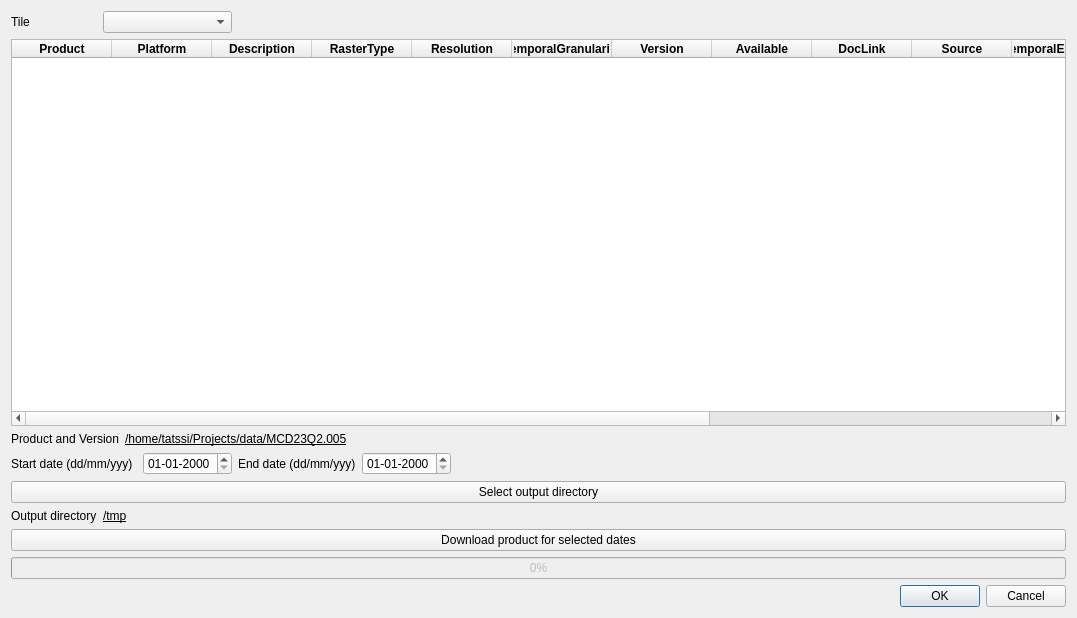
<?xml version="1.0" encoding="UTF-8"?>
<ui version="4.0">
 <class>Downloaders</class>
 <widget class="QDialog" name="Downloaders">
  <property name="geometry">
   <rect>
    <x>0</x>
    <y>0</y>
    <width>1077</width>
    <height>618</height>
   </rect>
  </property>
  <property name="windowTitle">
   <string>Downloaders</string>
  </property>
  <layout class="QGridLayout" name="gridLayout">
   <item row="4" column="0" colspan="3">
    <widget class="QLabel" name="label_2">
     <property name="text">
      <string>Start date (dd/mm/yyy)</string>
     </property>
    </widget>
   </item>
   <item row="0" column="1" colspan="3">
    <widget class="QComboBox" name="tiles"/>
   </item>
   <item row="9" column="6">
    <widget class="QDialogButtonBox" name="buttonBox">
     <property name="orientation">
      <enum>Qt::Horizontal</enum>
     </property>
     <property name="standardButtons">
      <set>QDialogButtonBox::Cancel|QDialogButtonBox::Ok</set>
     </property>
    </widget>
   </item>
   <item row="0" column="0">
    <widget class="QLabel" name="label">
     <property name="text">
      <string>Tile</string>
     </property>
    </widget>
   </item>
   <item row="4" column="4">
    <widget class="QLabel" name="label_3">
     <property name="text">
      <string>End date (dd/mm/yyy)</string>
     </property>
    </widget>
   </item>
   <item row="5" column="0" colspan="7">
    <widget class="QPushButton" name="pbOutputDirectory">
     <property name="text">
      <string>Select output directory</string>
     </property>
    </widget>
   </item>
   <item row="4" column="3">
    <widget class="QDateEdit" name="start_date">
     <property name="displayFormat">
      <string notr="true">dd-MM-yyyy</string>
     </property>
    </widget>
   </item>
   <item row="6" column="1" colspan="6">
    <widget class="QLabel" name="lblOutputDirectory">
     <property name="font">
      <font>
       <underline>true</underline>
      </font>
     </property>
     <property name="text">
      <string>/tmp</string>
     </property>
    </widget>
   </item>
   <item row="7" column="0" colspan="7">
    <widget class="QPushButton" name="pbDownload">
     <property name="text">
      <string>Download product for selected dates</string>
     </property>
    </widget>
   </item>
   <item row="6" column="0">
    <widget class="QLabel" name="label_4">
     <property name="text">
      <string>Output directory</string>
     </property>
    </widget>
   </item>
   <item row="4" column="5">
    <widget class="QDateEdit" name="end_date">
     <property name="displayFormat">
      <string notr="true">dd-MM-yyyy</string>
     </property>
    </widget>
   </item>
   <item row="2" column="2" colspan="5">
    <widget class="QLabel" name="lblProductVersion">
     <property name="font">
      <font>
       <underline>true</underline>
      </font>
     </property>
     <property name="text">
      <string>/home/tatssi/Projects/data/MCD23Q2.005</string>
     </property>
    </widget>
   </item>
   <item row="2" column="0" colspan="2">
    <widget class="QLabel" name="label_1">
     <property name="text">
      <string>Product and Version</string>
     </property>
    </widget>
   </item>
   <item row="1" column="0" colspan="7">
    <widget class="QTableWidget" name="tvProducts">
     <property name="selectionBehavior">
      <enum>QAbstractItemView::SelectRows</enum>
     </property>
     <column>
      <property name="text">
       <string>Product</string>
      </property>
      <property name="font">
       <font>
        <weight>75</weight>
        <bold>true</bold>
       </font>
      </property>
     </column>
     <column>
      <property name="text">
       <string>Platform</string>
      </property>
      <property name="font">
       <font>
        <weight>75</weight>
        <bold>true</bold>
       </font>
      </property>
     </column>
     <column>
      <property name="text">
       <string>Description</string>
      </property>
      <property name="font">
       <font>
        <weight>75</weight>
        <bold>true</bold>
       </font>
      </property>
     </column>
     <column>
      <property name="text">
       <string>RasterType</string>
      </property>
      <property name="font">
       <font>
        <weight>75</weight>
        <bold>true</bold>
       </font>
      </property>
     </column>
     <column>
      <property name="text">
       <string>Resolution</string>
      </property>
      <property name="font">
       <font>
        <weight>75</weight>
        <bold>true</bold>
       </font>
      </property>
     </column>
     <column>
      <property name="text">
       <string>TemporalGranularity</string>
      </property>
      <property name="font">
       <font>
        <weight>75</weight>
        <bold>true</bold>
       </font>
      </property>
     </column>
     <column>
      <property name="text">
       <string>Version</string>
      </property>
      <property name="font">
       <font>
        <weight>75</weight>
        <bold>true</bold>
       </font>
      </property>
     </column>
     <column>
      <property name="text">
       <string>Available</string>
      </property>
      <property name="font">
       <font>
        <weight>75</weight>
        <bold>true</bold>
       </font>
      </property>
     </column>
     <column>
      <property name="text">
       <string>DocLink</string>
      </property>
      <property name="font">
       <font>
        <weight>75</weight>
        <bold>true</bold>
       </font>
      </property>
     </column>
     <column>
      <property name="text">
       <string>Source</string>
      </property>
      <property name="font">
       <font>
        <weight>75</weight>
        <bold>true</bold>
       </font>
      </property>
     </column>
     <column>
      <property name="text">
       <string>TemporalExtentStart</string>
      </property>
      <property name="font">
       <font>
        <weight>75</weight>
        <bold>true</bold>
       </font>
      </property>
     </column>
     <column>
      <property name="text">
       <string>TemporalExtentEnd</string>
      </property>
      <property name="font">
       <font>
        <weight>75</weight>
        <bold>true</bold>
       </font>
      </property>
     </column>
     <column>
      <property name="text">
       <string>Deleted</string>
      </property>
      <property name="font">
       <font>
        <weight>75</weight>
        <bold>true</bold>
       </font>
      </property>
     </column>
     <column>
      <property name="text">
       <string>DOI</string>
      </property>
      <property name="font">
       <font>
        <weight>75</weight>
        <bold>true</bold>
       </font>
      </property>
     </column>
     <column>
      <property name="text">
       <string>ProductAndVersion</string>
      </property>
      <property name="font">
       <font>
        <weight>75</weight>
        <bold>true</bold>
       </font>
      </property>
     </column>
    </widget>
   </item>
   <item row="8" column="0" colspan="7">
    <widget class="QProgressBar" name="progressBar">
     <property name="enabled">
      <bool>false</bool>
     </property>
     <property name="sizePolicy">
      <sizepolicy hsizetype="Expanding" vsizetype="Minimum">
       <horstretch>0</horstretch>
       <verstretch>0</verstretch>
      </sizepolicy>
     </property>
     <property name="value">
      <number>0</number>
     </property>
    </widget>
   </item>
  </layout>
 </widget>
 <resources/>
 <connections>
  <connection>
   <sender>buttonBox</sender>
   <signal>accepted()</signal>
   <receiver>Downloaders</receiver>
   <slot>accept()</slot>
   <hints>
    <hint type="sourcelabel">
     <x>248</x>
     <y>254</y>
    </hint>
    <hint type="destinationlabel">
     <x>157</x>
     <y>274</y>
    </hint>
   </hints>
  </connection>
  <connection>
   <sender>buttonBox</sender>
   <signal>rejected()</signal>
   <receiver>Downloaders</receiver>
   <slot>reject()</slot>
   <hints>
    <hint type="sourcelabel">
     <x>316</x>
     <y>260</y>
    </hint>
    <hint type="destinationlabel">
     <x>286</x>
     <y>274</y>
    </hint>
   </hints>
  </connection>
 </connections>
 <designerdata>
  <property name="gridDeltaX">
   <number>10</number>
  </property>
  <property name="gridDeltaY">
   <number>10</number>
  </property>
  <property name="gridSnapX">
   <bool>true</bool>
  </property>
  <property name="gridSnapY">
   <bool>true</bool>
  </property>
  <property name="gridVisible">
   <bool>true</bool>
  </property>
 </designerdata>
</ui>
